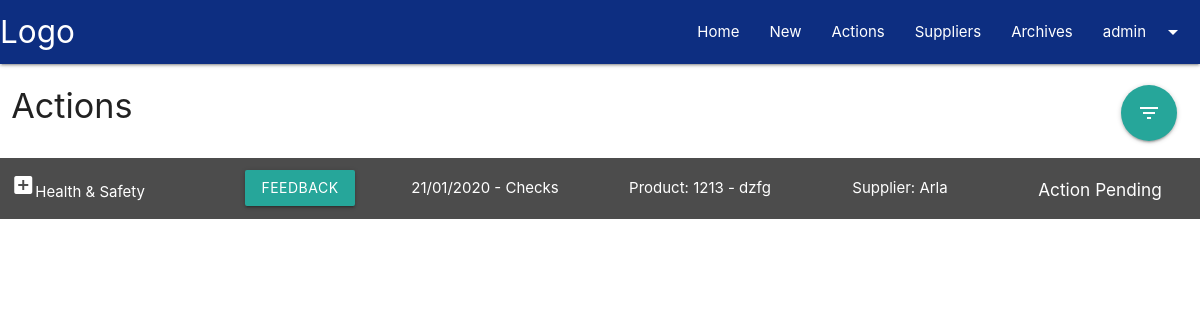
/action/outstanding (signed in), run on an earlier commit of the app's database.
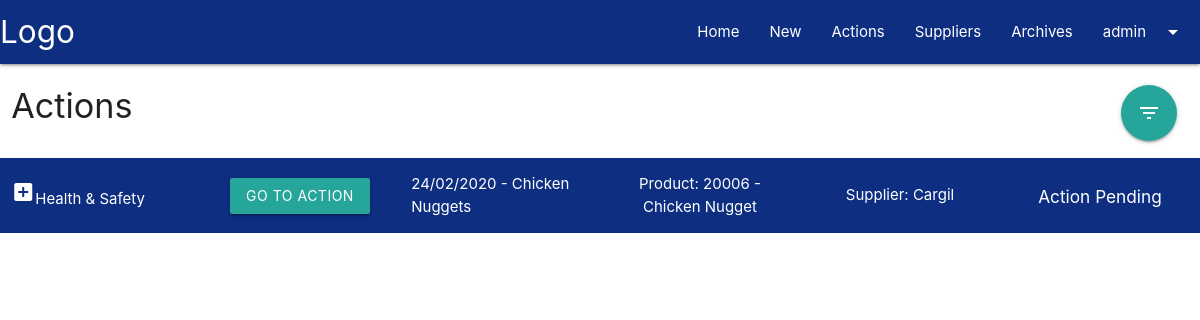
And on a later commit of the database.
### tracker/models.py (models this page shows)
class Actions(db.Model):
    id = db.Column(db.Integer, primary_key=True)
    posts_id = db.Column(db.Integer, db.ForeignKey('posts.id'),
        nullable=False)
    stage = db.Column(db.Integer)
    created_by = db.Column(db.Integer, db.ForeignKey('user.id'))
    created_on = db.Column(
        db.DateTime,
        nullable=False,
        default=datetime.utcnow
    )
    content = db.Column(db.Text, nullable=True)
    image = db.Column(
        db.String(80),
        nullable=True,
    )
    layer_type = db.Column(db.String(50), nullable=True)
    case_per_layer = db.Column(db.Integer, default=0)
    total_layers = db.Column(db.Integer, default=0)
    total_cases = db.Column(db.Integer, default=0)
    ex_layer_type = db.Column(db.String(50), nullable=True)
    ex_case_per_layer = db.Column(db.Integer, default=0)
    ex_total_layers = db.Column(db.Integer, default=0)
    ex_total_cases = db.Column(db.Integer, default=0)
    approval = db.Column(db.Integer, default=0)
    approved_by = db.Column(db.Integer, db.ForeignKey('user.id'))
    approved_on = db.Column(
        db.DateTime,
        nullable=False,
        default=datetime.utcnow
    )
    feedback = db.Column(db.Text, nullable=True)

class Posts(db.Model):
    id = db.Column(db.Integer, primary_key=True)
    title = db.Column(db.String(80), nullable=False)
    date_posted = db.Column(
        db.DateTime,
        nullable=False,
        default=datetime.utcnow
    )
    user_id = db.Column(db.Integer, db.ForeignKey('user.id'))
    content = db.Column(db.Text, nullable=True)
    supplier_id = db.Column(db.Integer, db.ForeignKey('suppliers.id'),
        nullable=False)
    contact_name = db.Column(db.String(50))
    new_product = db.Column(db.Boolean, default=False)
    product_number = db.Column(db.Integer)
    product_name = db.Column(db.String(80), nullable=False)
    product_type = db.Column(db.String(50), nullable=False)
    product_length = db.Column(db.Integer)
    product_width = db.Column(db.Integer)
    product_height =db.Column(db.Integer)
    product_weight = db.Column(db.Float)
    case_orientation = db.Column(db.Boolean, default=False)
    units_per_case = db.Column(db.Float)
    inners_per_case = db.Column(db.Float)
    ex_product_length = db.Column(db.Integer)
    ex_product_width = db.Column(db.Integer)
    ex_product_height =db.Column(db.Integer)
    ex_product_weight = db.Column(db.Float)
    ex_case_orientation = db.Column(db.Boolean, default=False)
    ex_units_per_case = db.Column(db.Float)
    ex_inners_per_case = db.Column(db.Float)
    healthandsafety = db.Column(db.Integer, default=0)
    quality = db.Column(db.Integer, default=0)
    cagefill = db.Column(db.Integer, default=0)
    restaurantimpact = db.Column(db.Integer, default=0)
    status = db.Column(db.String(20), nullable=True)
    complete = db.Column(db.Boolean, default=False)
    actions = db.relationship(
        'Actions',
        foreign_keys='Actions.posts_id',
        backref='action_post',
        lazy=True
    )

class Suppliers(db.Model):
    id = db.Column(db.Integer, primary_key=True)
    supplier_name = db.Column(db.String(80), nullable=False)
    display = db.Column(db.Boolean, default=True)
    suppliers = db.relationship(
        'Posts',
        foreign_keys='Posts.supplier_id',
        backref='supplier',
        lazy=True
    )

### tracker/routes/action.py (the view)
@action.route('/action/outstanding')
@login_required
def action_outstanding():
    if current_user.user_type == 0:
        actions = \
            Actions.query.order_by(Actions.created_on.desc()).all()
    else:
        actions = \
            Actions.query.filter_by(stage=int(current_user.user_type)).order_by(Actions.created_on.desc()).all()
    if not actions:
        flash('There are no outstanding actions', 'information')
    return render_template('action_outstanding.html', actions=actions)

### tracker/__init__.py (called while the page is built)
def create_app(config_file='settings.py'):
    app = Flask(__name__)
    app.config.from_pyfile(config_file)
    db.init_app(app)
    login_manager.init_app(app)
    login_manager.login_view = 'auth.login'
    @login_manager.user_loader
    def load_user(user_id):
        return User.query.get(user_id)
    app.register_blueprint(main)
    app.register_blueprint(auth)
    app.register_blueprint(supplier)
    app.register_blueprint(action)
    app.cli.add_command(create_tables)
    return app

### tracker/templates/action_outstanding.html (shortened to what the changed rows need)
{% extends 'base.html' %}  {% block content %}
{% if current_user.user_type in (1,2,3,4) %}
<div class="container-fluid">
    {% for action in actions %}
    <div class="row branded-blue text-white valign-wrapper">
        <div class="col hide-on-small-and-down m2">
            {% if action.stage == 1 %}
            <p><i class="material-icons">add_box</i>Health & Safety</p>
            {% elif action.stage == 2 %}
            <p><i class="material-icons">search</i> Quality</p>
            {% elif action.stage == 3 %}
            <p><i class="material-icons">shopping_cart</i> Cagefill</p>
            {% else %}
            <p><i class="material-icons">restaurant</i> Restaurant Impact</p>
            {% endif %}
        </div>
        <div class="col s5 m3 l2 center">
            <a class="btn waves-effect waves-light" href="{{ url_for('action.action_answer', action_id=action.id) }}">Go To Action</a>
        </div>
        <div class="col s3 l2">
            <p>{{ action.created_on.strftime('%d/%m/%Y') }} - {{ action.action_post.title }}</p>
        </div>
        <div class="col hide-on-med-and-down l2 center">
            <p>Product: {{ action.action_post.product_number }} - {{ action.action_post.product_name }}</p>
        </div>
        <div class="col hide-on-med-and-down l2 center">
            <p>Supplier: {{ action.action_post.supplier.supplier_name }}</p>
        </div>
        <div class="col s4 l2 center">
            {% if action.approval == 1 %}
            <h6 class="red-text">Rejected</h6>
            {% elif action.approval == 2 %}
            <h6 class="yellow-text">Further information</h6>
            {% elif action.approval == 3 %}
            <h6 class="green-text">Approved</h6>
            {% else %}
            <h6>Action Pending</h6>
            {% endif %}
        </div>
    </div>
    {% endfor %}
</div>
{% else %}
<div class="container-fluid">
    {% for action in actions %} {% if action.approval == 0 %}
    <div class="row branded-blue text-white valign-wrapper">
        <div class="col hide-on-small-and-down m2">
            {% if action.stage == 1 %}
            <p><i class="material-icons">add_box</i>Health & Safety</p>
            {% elif action.stage == 2 %}
            <p><i class="material-icons">search</i> Quality</p>
            {% elif action.stage == 3 %}
            <p><i class="material-icons">shopping_cart</i> Cagefill</p>
            {% else %}
            <p><i class="material-icons">restaurant</i> Restaurant Impact</p>
            {% endif %}
        </div>
        <div class="col s5 m3 l2 center">
            <a class="btn waves-effect waves-light" href="{{ url_for('action.action_edit', action_id=action.id) }}">Go to Action</a>
        </div>
        <div class="col s3 l2">
            <p>{{ action.created_on.strftime('%d/%m/%Y') }} - {{ action.action_post.title }}</p>
        </div>
        <div class="col hide-on-med-and-down l2 center">
            <p>Product: {{ action.action_post.product_number }} - {{ action.action_post.product_name }}</p>
        </div>
        <div class="col hide-on-med-and-down l2 center">
            <p>Supplier: {{ action.action_post.supplier.supplier_name }}</p>
        </div>
        <div class="col s4 l2 center">
            {% if action.approval == 1 %}
            <h6 class="red-text">Rejected</h6>
            {% elif action.approval == 2 %}
            <h6 class="yellow-text">Further information</h6>
            {% elif action.approval == 3 %}
            <h6 class="green-text">Approved</h6>
            {% else %}
            <h6>Action Pending</h6>
            {% endif %}
        </div>
    </div>
    {% else %}
    <div class="row branded-grey text-white valign-wrapper action-toggle">
        <div class="col hide-on-small-and-down m2">
            {% if action.stage == 1 %}
            <p><i class="material-icons">add_box</i>Health & Safety</p>
            {% elif action.stage == 2 %}
            <p><i class="material-icons">search</i> Quality</p>
            {% elif action.stage == 3 %}
            <p><i class="material-icons">shopping_cart</i> Cagefill</p>
            {% else %}
            <p><i class="material-icons">restaurant</i> Restaurant Impact</p>
            {% endif %}
        </div>
        <div class="col s5 m3 l2 center">
            <a class="btn waves-effect waves-light modal-trigger" href="#modal{{ action.id }}">Feedback</a>
        </div>
        <div class="col s3 l2">
            <p>{{ action.created_on.strftime('%d/%m/%Y') }} - {{ action.action_post.title }}</p>
        </div>
        <div class="col hide-on-med-and-down l2 center">
            <p>Product: {{ action.action_post.product_number }} - {{ action.action_post.product_name }}</p>
        </div>
        <div class="col hide-on-med-and-down l2 center">
            <p>Supplier: {{ action.action_post.supplier.supplier_name }}</p>
        </div>
        <div class="col s4 l2 center">
            {% if action.approval == 1 %}
            <h6 class="red-text">Rejected</h6>
            {% elif action.approval == 2 %}
            <h6 class="yellow-text">Further information</h6>
            {% elif action.approval == 3 %}
            <h6 class="green-text">Approved</h6>
            {% else %}
            <h6>Action Pending</h6>
            {% endif %}
        </div>
    </div>
    {% endif %} {% endfor %} {% endif %}
</div>
{% endblock content %}

What changed in the data, as far as the page shows it:
changed Actions: created_on "21/01/2020" → "24/02/2020"; action_post "Checks" → "Chicken Nuggets"; action_post.product_number "1213" → "20006"; action_post.product_name "dzfg" → "Chicken Nugget"; action_post.supplier.supplier_name "Arla" → "Cargil"; approval "FEEDBACK" → "GO TO ACTION"
